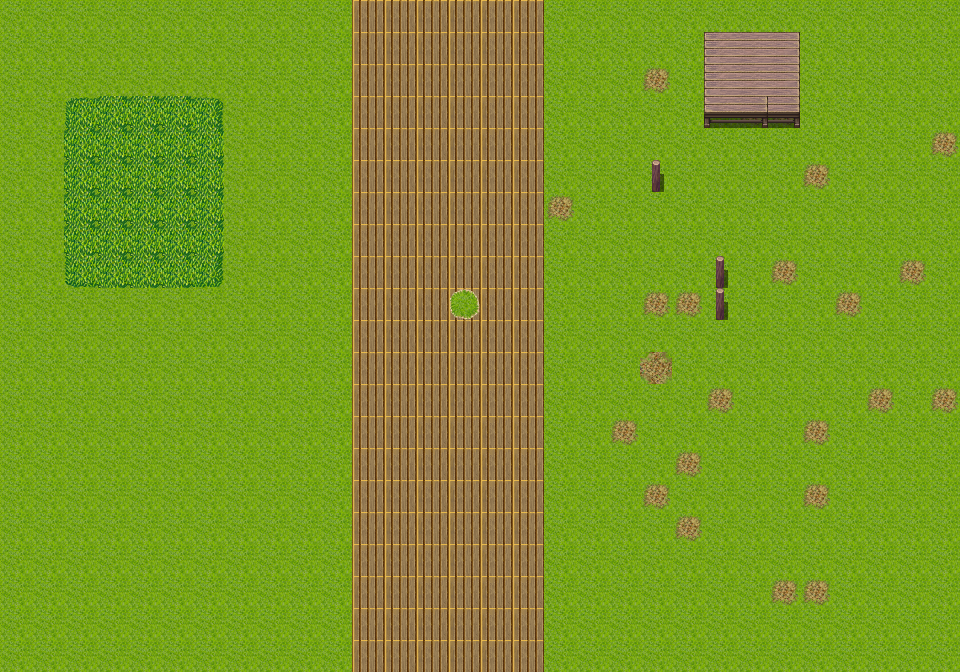

This game map was drawn from its Tiled (.tmx) file and the tilesets committed beside it. A one-line description and the full map source follow:
An orthogonal 30x21 tile map with 32x32 px tiles, 2 tile layers (Base, Second).

<map version="1.2" tiledversion="1.2.0" orientation="orthogonal" renderorder="right-down" width="30" height="21" tilewidth="32" tileheight="32" infinite="0" nextlayerid="3" nextobjectid="1">
 <properties>
  <property name="Collision" type="int" value="1" />
 </properties>
 <tileset firstgid="1" name="Tile1" tilewidth="32" tileheight="32" tilecount="192" columns="16">
  <image source="../Tiles/Tile1.png" width="512" height="384" />
  <tile id="0">
   <properties>
    <property name="Collision" type="int" value="2" />
   </properties>
  </tile>
 </tileset>
 <layer id="1" name="Base" width="30" height="21">
  <data encoding="csv">
1,1,1,1,1,1,1,1,1,1,1,31,31,31,31,31,31,1,1,1,1,1,1,1,1,1,1,1,1,1,
1,1,1,1,1,1,1,1,1,1,1,31,31,31,31,31,31,1,1,1,1,1,1,1,1,1,1,1,1,1,
1,1,1,1,1,1,1,1,1,1,1,31,31,31,31,31,31,1,1,1,53,1,1,1,1,1,1,1,1,1,
1,1,67,52,52,52,68,1,1,1,1,31,31,31,31,31,31,1,1,1,1,1,1,53,53,1,1,1,1,1,
1,1,52,52,52,52,52,1,1,1,1,31,31,31,31,31,31,1,1,1,1,1,1,1,1,1,1,1,1,53,
1,1,52,52,52,52,52,1,1,1,1,31,31,31,31,31,31,1,1,1,53,1,1,1,1,53,1,1,1,1,
1,1,52,52,52,52,52,1,1,1,1,31,31,31,31,31,31,53,1,1,1,1,1,1,1,1,1,1,1,1,
1,1,52,52,52,52,52,1,1,1,1,31,31,31,31,31,31,1,1,1,1,1,1,1,1,1,1,1,1,1,
1,1,83,52,52,52,84,1,1,1,1,31,31,31,31,31,31,1,1,1,1,1,1,1,53,1,1,1,53,1,
1,1,1,1,1,1,1,1,1,1,1,31,31,31,31,31,31,1,1,1,53,53,53,1,1,1,53,1,1,1,
1,1,1,1,1,1,1,1,1,1,1,31,31,31,31,31,31,1,1,1,1,1,1,1,1,1,1,1,1,1,
1,1,1,1,1,1,1,1,1,1,1,31,31,31,31,31,31,1,1,1,54,1,1,1,1,1,1,1,1,1,
1,1,1,1,1,1,1,1,1,1,1,31,31,31,31,31,31,1,1,1,1,1,53,1,1,1,1,53,1,53,
1,1,1,34,34,1,1,1,1,1,1,31,31,31,31,31,31,1,1,53,1,1,1,1,1,53,1,1,1,1,
1,34,34,34,34,1,1,1,1,1,1,31,31,31,31,31,31,1,1,1,1,53,1,1,1,1,1,1,1,1,
1,34,34,34,34,34,34,34,34,1,1,31,31,31,31,31,31,1,1,1,53,1,1,1,1,53,1,1,1,1,
34,34,34,34,34,34,34,34,34,1,1,31,31,31,31,31,31,1,1,1,1,53,1,1,1,1,1,1,1,1,
34,34,34,34,34,34,34,34,1,1,1,31,31,31,31,31,31,1,1,1,1,1,1,1,1,1,1,1,1,1,
1,1,1,34,34,34,34,34,1,1,1,31,31,31,31,31,31,1,1,1,1,1,1,1,53,53,1,1,1,1,
1,1,1,34,34,34,34,34,34,34,1,31,31,31,31,31,31,1,1,1,1,1,1,1,1,1,1,1,1,1,
1,1,1,1,1,1,34,34,1,1,1,31,31,31,31,31,31,1,1,1,1,1,1,1,1,1,1,1,1,1
</data>
 </layer>
 <layer id="2" name="Second" width="30" height="21">
  <data encoding="csv">
0,0,0,0,0,0,0,0,0,0,0,0,0,0,0,0,0,0,0,0,0,0,0,0,0,0,0,0,0,0,
0,0,0,0,0,0,0,0,0,0,0,0,0,0,0,0,0,0,0,0,0,0,175,160,176,0,0,0,0,0,
0,0,0,0,0,0,0,0,0,0,0,0,0,0,0,0,0,0,0,0,0,0,175,160,176,0,0,0,0,0,
0,0,0,0,0,0,0,0,0,0,0,0,0,0,0,0,0,0,0,0,0,0,191,192,192,0,0,0,0,0,
0,0,0,0,0,0,0,0,0,0,0,0,0,0,0,0,0,0,0,0,0,0,0,0,0,0,0,0,0,0,
0,0,0,0,0,0,0,0,0,0,0,0,0,0,0,0,0,0,0,0,3,0,0,0,0,0,0,0,0,0,
0,0,0,0,0,0,0,0,0,0,0,0,0,0,0,0,0,0,0,0,0,0,0,0,0,0,0,0,0,0,
0,0,0,0,0,0,0,0,0,0,0,0,0,0,0,0,0,0,0,0,0,0,0,0,0,0,0,0,0,0,
0,0,0,0,0,0,0,0,0,0,0,0,0,0,0,0,0,0,0,0,0,0,3,0,0,0,0,0,0,0,
0,0,0,0,0,0,0,0,0,0,0,0,0,0,11,0,0,0,0,0,0,0,3,0,0,0,0,0,0,0,
0,0,0,0,0,0,0,0,0,0,0,0,0,0,0,0,0,0,0,0,0,0,0,0,0,0,0,0,0,0,
0,0,0,0,0,0,0,0,0,0,0,0,0,0,0,0,0,0,0,0,0,0,0,0,0,0,0,0,0,0,
0,0,0,0,0,0,0,0,0,0,0,0,0,0,0,0,0,0,0,0,0,0,0,0,0,0,0,0,0,0,
0,0,0,0,0,0,0,0,0,0,0,0,0,0,0,0,0,0,0,0,0,0,0,0,0,0,0,0,0,0,
0,0,0,0,0,0,0,0,0,0,0,0,0,0,0,0,0,0,0,0,0,0,0,0,0,0,0,0,0,0,
0,0,0,0,0,0,0,0,0,0,0,0,0,0,0,0,0,0,0,0,0,0,0,0,0,0,0,0,0,0,
0,0,0,0,0,0,0,0,0,0,0,0,0,0,0,0,0,0,0,0,0,0,0,0,0,0,0,0,0,0,
0,0,0,0,0,0,0,0,0,0,0,0,0,0,0,0,0,0,0,0,0,0,0,0,0,0,0,0,0,0,
0,0,0,0,0,0,0,0,0,0,0,0,0,0,0,0,0,0,0,0,0,0,0,0,0,0,0,0,0,0,
0,0,0,0,0,0,0,0,0,0,0,0,0,0,0,0,0,0,0,0,0,0,0,0,0,0,0,0,0,0,
0,0,0,0,0,0,0,0,0,0,0,0,0,0,0,0,0,0,0,0,0,0,0,0,0,0,0,0,0,0
</data>
 </layer>
</map>
